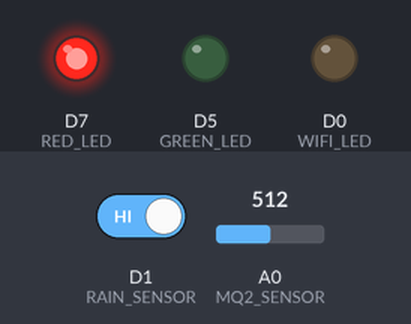
Simulated run of this sketch. Board: ESP8266 (NodeMCU). Shown: output pins drawn as LEDs (lit = HIGH). Inputs (shaded band) come from the test bench; at power-on: A0 (MQ2_SENSOR) = 512, D1 (RAIN_SENSOR) HIGH. WiFi joins after 1.5 s; servers stay silent unless stated.

Above: at 2.2 s.
2.3 s: A0 (MQ2_SENSOR) set to 382
5.2 s: A0 (MQ2_SENSOR) set to 352
At 7.2 s:
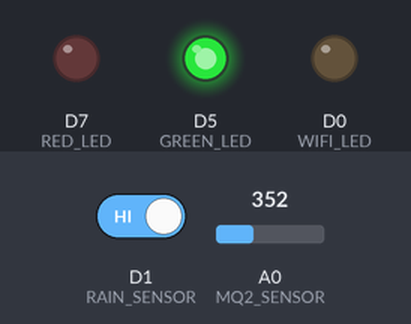
7.5 s: A0 (MQ2_SENSOR) set to 511
At 8.8 s:
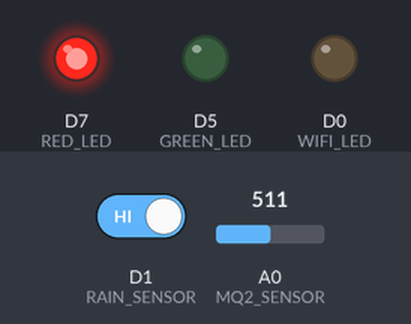
9.5 s: A0 (MQ2_SENSOR) set to 306
At 10.3 s:
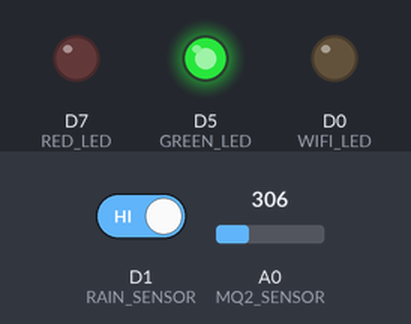
Timing chart, 0 to 12.5 s (numbered marks = the images above; inputs shaded):
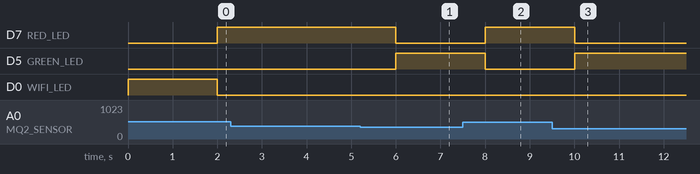

The sketch:

iot_project_code_mohith.ino
```cpp
#define BLYNK_TEMPLATE_ID ""
#define BLYNK_TEMPLATE_NAME ""
#define BLYNK_AUTH_TOKEN ""

// Your WiFi Credentials.
// Set password to "" for open networks.
char ssid[] = "";
char pass[] = "";

// define the GPIO connected with Sensors & LEDs
#define MQ2_SENSOR    A0 //A0
#define RAIN_SENSOR   D1  //5
#define GREEN_LED     D5 //14
#define RED_LED       D7 //13
#define WIFI_LED      D0 //16

//#define BLYNK_PRINT Serial
#include <ESP8266WiFi.h>
#include <BlynkSimpleEsp8266.h>

int MQ2_SENSOR_Value = 0;
int RAIN_SENSOR_Value = 0;
bool isconnected = false;
char auth[] = BLYNK_AUTH_TOKEN;

#define VPIN_BUTTON_1    V1
#define VPIN_BUTTON_2    V2

BlynkTimer timer;

void checkBlynkStatus() { // called every 2 seconds by SimpleTimer
  getSensorData();
  isconnected = Blynk.connected();
  if (isconnected == true) {
    digitalWrite(WIFI_LED, LOW);
    sendSensorData();
    //Serial.println("Blynk Connected");
  }
  else{
    digitalWrite(WIFI_LED, HIGH);
    Serial.println("Blynk Not Connected");
  }
}

void getSensorData()
{
  // digitalWrite(RED_LED, LOW);
  //  digitalWrite(GREEN_LED, LOW);
  MQ2_SENSOR_Value = map(analogRead(MQ2_SENSOR), 0, 1024, 0, 100);
  RAIN_SENSOR_Value = digitalRead(RAIN_SENSOR);
  if (MQ2_SENSOR_Value > 35 ){
    digitalWrite(GREEN_LED, LOW);
    digitalWrite(RED_LED, HIGH);
  }
  else if (RAIN_SENSOR_Value == 0 ){
    digitalWrite(GREEN_LED, LOW);
    digitalWrite(RED_LED, HIGH);
  }
  else{
    digitalWrite(GREEN_LED, HIGH);
    digitalWrite(RED_LED, LOW);
  }
}

void sendSensorData()
{
  Blynk.virtualWrite(VPIN_BUTTON_1, MQ2_SENSOR_Value);
  if (MQ2_SENSOR_Value > 35 )
  {
    Blynk.logEvent("gas", "Gas Detected!");
  }
  else if (RAIN_SENSOR_Value == 0 )
  {
    Blynk.logEvent("rain", "Water Detected!");
    Blynk.virtualWrite(VPIN_BUTTON_2, "Water Detected!");
  }
  else if (RAIN_SENSOR_Value == 1 )
  {
    Blynk.virtualWrite(VPIN_BUTTON_2, "No Water Detected.");
  }
}

void setup()
{
  Serial.begin(9600);

  pinMode(MQ2_SENSOR, INPUT);
  pinMode(RAIN_SENSOR, INPUT);
  pinMode(GREEN_LED, OUTPUT);
  pinMode(RED_LED, OUTPUT);
  pinMode(WIFI_LED, OUTPUT);

  digitalWrite(GREEN_LED, LOW);
  digitalWrite(RED_LED, LOW);
  digitalWrite(WIFI_LED, HIGH);

  WiFi.begin(ssid, pass);
  timer.setInterval(2000L, checkBlynkStatus); // check if Blynk server is connected every 2 seconds
  Blynk.config(auth);
  delay(1000);
}

void loop()
{
  Blynk.run();
  timer.run();
}
```

Measured:
- the behaviour switches between 364 and 363 on A0 (MQ2_SENSOR) (found by bisection; images 0 and 1)
- after the input at 2.3 s, every drawn part: stays the same
- after the input at 5.2 s, D7 (RED_LED): HIGH → LOW after 0.80 s; D5 (GREEN_LED): LOW → HIGH after 0.80 s
- after the input at 7.5 s, D7 (RED_LED): LOW → HIGH after 0.50 s; D5 (GREEN_LED): HIGH → LOW after 0.50 s
- after the input at 9.5 s, D7 (RED_LED): HIGH → LOW after 0.50 s; D5 (GREEN_LED): LOW → HIGH after 0.50 s
